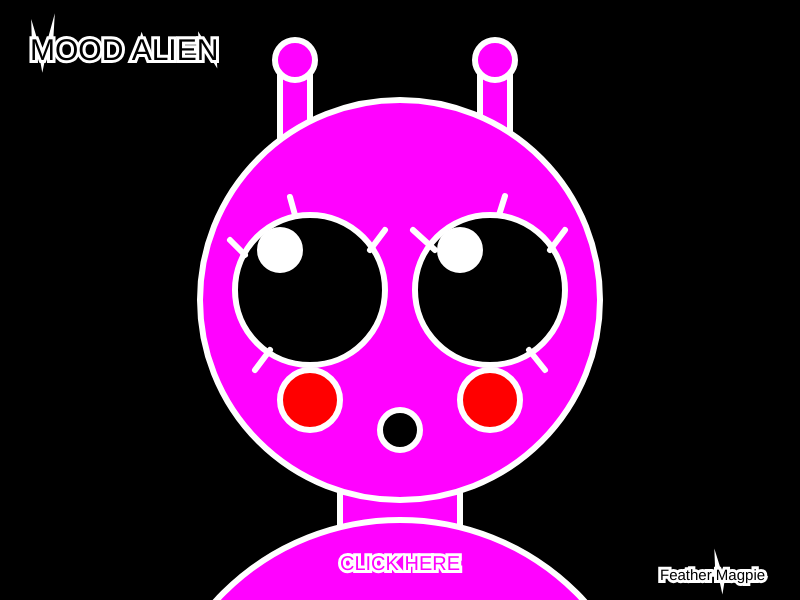
Frame 1 (no input)
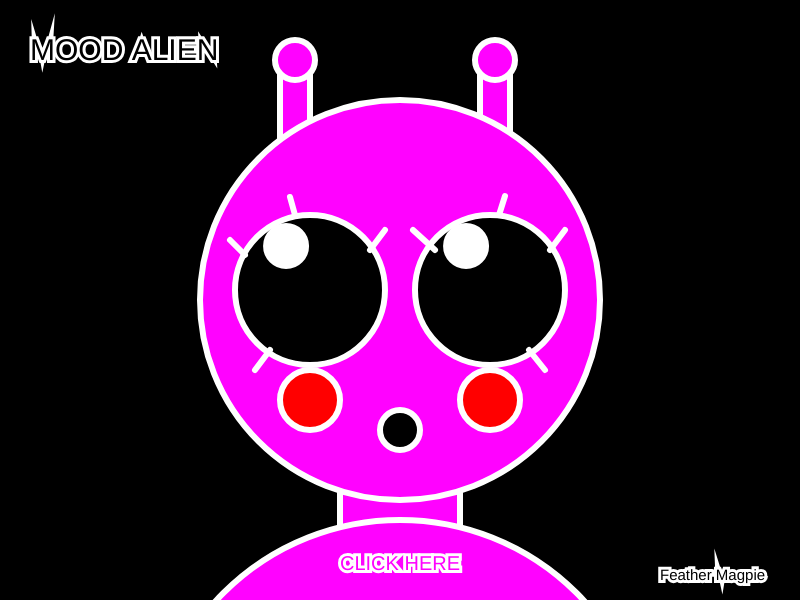
Frame 60 (no input)
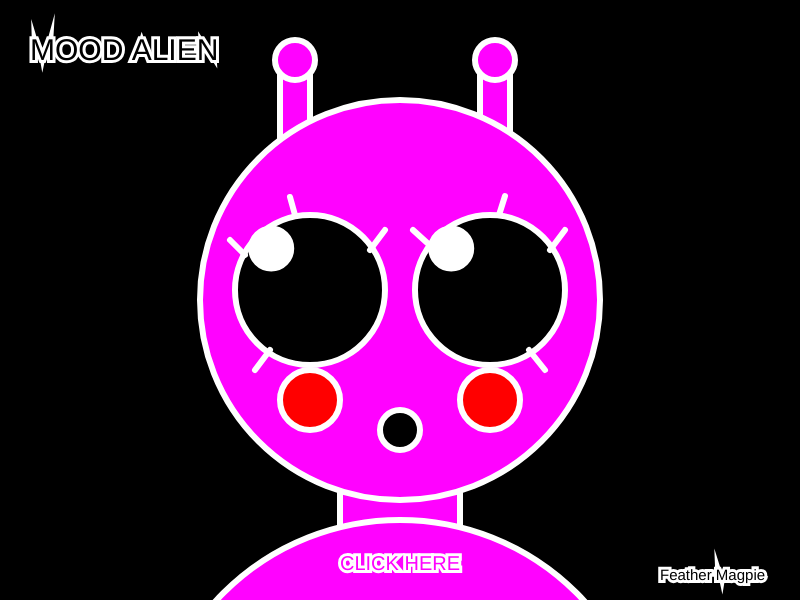
Frame 120 (the mouse pressed at the canvas centre since frame 60)

The p5.js sketch that drew these frames (run headless with seeded random() and noise() and a simulated clock; from frame 60 on, the mouse is pressed at the canvas centre):

// p5.js sketch
// ── sketch.js
var colorState = 0; // keeps track of what color the alien is

var faceState = 0; // keeps track of what face is being used

var highlightX = 0;
var highlightY = 0;
var highlightTimer = 0; // movement timer

function setup() {
createCanvas(800,600);
}

function draw() {
background(0);

if (colorState === 0 || colorState === 2) { //wiggles highlights
highlightTimer++;
if (highlightTimer > 16) {
highlightX = random(-10, 10);
highlightY = random(-10, 10);
highlightTimer = 0;
}
} else {
highlightX = 0;
highlightY = 0;
highlightTimer = 0;
}

stroke (255);
strokeWeight (6);

if (colorState === 0) {
fill (255, 2, 255); // magenta starting color
} else if (colorState === 1) {
fill (162, 61, 250); // purple
} else if (colorState === 2) {
fill (250, 174, 234); // pink
} else if (colorState === 3) {
fill (138, 43, 226); // violet
}

rect (340, 490, 120, 120); // neck


rect (280, 60, 30 ,120);// antenna
rect (480, 60, 30, 120);
circle (295, 60, 40);
circle (495, 60, 40);

ellipse (400, 300, 400); // head

circle (400, 770, 500); // body

textSize (20);
text("CLICK HERE", width-460, height-30); // click here

fill (0);
ellipse (310, 290, 150); // left eye
fill (255);
ellipse (280 + highlightX, 250 + highlightY, 40); // left highlight

if (faceState === 2) {
arc (490, 290, 120, 50, PI, TWO_PI); // wink
line (435, 275, 420, 260); // lashes right eye wink
line (499, 270, 505, 240);
line (550, 280, 565, 260);
line (545, 305, 529, 290);
} else {
fill (0);
ellipse (490, 290, 150); // right eye normal
fill (255);
ellipse (460 + highlightX, 250 + highlightY, 40); // right highlight

line(435, 250, 413, 230); // lashes right eye normal
line(499, 215, 505, 196);
line(550, 250, 565, 230);
line(545, 370, 529, 350);
}

strokeWeight (6);
line (245, 255, 230, 240); // lashes left eye
line (295, 215, 290, 197);
line (370, 250, 385, 230);
line (255, 370, 270, 350);

fill (255, 0, 0);
circle (310, 400, 60); // cheek
fill (255, 0, 0);
circle (490, 400, 60); // cheek

if (faceState === 0) {
fill (0);
circle(400, 430, 40); // surprised
} else if (faceState === 1) {
noFill ();
stroke (255);
strokeWeight (6);
arc (400, 430, 80, 50, 0, PI); // smile
} else if (faceState === 2) {
fill ('red');
circle (400, 430, 70); // pucker
stroke (0);
line (365, 430, 435, 430);
} else if (faceState === 3) {
fill (255);
stroke (0);
ellipse (400, 430, 110, 70); // awkward smile
stroke (0); // teeth
line (345, 430, 450, 430); //horizontal
line (375, 400, 375, 460);
line (400, 395, 400, 465);
line (425, 400, 425, 460);
}

textSize (15);
text("Feather Magpie", width-140, height-20); // name

textSize (30);
text("MOOD ALIEN", width-770, height-540); // tite
}
 
function mouseClicked() { // click to change color and face
colorState++;
faceState++;
if (colorState > 3) {
colorState = 0;
}
if (faceState > 3) {
faceState = 0;
}
}
